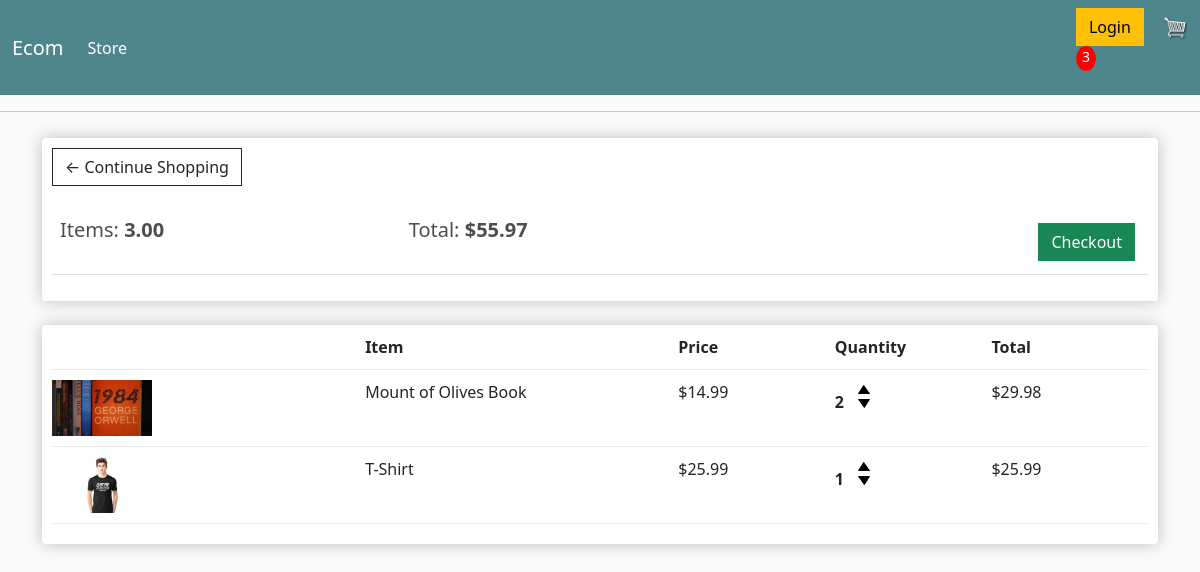
The app's page /cart/ (signed in) with its own data.
### store/models.py (models this page shows, shortened)
class Order(models.Model):
    customer = models.ForeignKey(Customer, on_delete=models.SET_NULL, null = True, blank = True)
    date_ordered = models.DateTimeField(auto_now_add = True)
    complete = models.BooleanField(default = False, null = True, blank = False)
    transaction_id = models.CharField(max_length = 100, null = True)
    @property
    def get_cart_total(self):
        orderitems = self.orderitem_set.all()
        total = sum([item.get_total for item in orderitems])
        return total
    @property
    def get_cart_items(self):
        orderitems = self.orderitem_set.all()
        total = sum([item.quantity for item in orderitems])
        return total

class OrderItem(models.Model):
    product = models.ForeignKey(Product, on_delete=models.SET_NULL, null = True, blank=True)
    order = models.ForeignKey(Order, on_delete=models.SET_NULL, null = True, blank=True)
    quantity = models.IntegerField(default = 0, null = True, blank = True)
    date_added = models.DateTimeField(auto_now_add = True)
    @property
    def get_total(self):
        total = self.product.price * self.quantity
        return total

class Product(models.Model):
    name = models.CharField(max_length = 200)
    price = models.FloatField()
    digital = models.BooleanField(default = False, null = True, blank = False)
    image = models.ImageField(null = True, blank = True)
    @property
    def imageURL(self):
        try:
            url = self.image.url
        except:
            url = ''
        return url

### store/views.py (the view)
# urls.py: path('cart/', views.cart, name="cart"),
def cart(request):
    if request.user.is_authenticated:
        customer = request.user.customer
        order, created = Order.objects.get_or_create(customer = customer, complete = False)
        items = order.orderitem_set.all()
        cartItems = order.get_cart_items
    else:
        items = []
        order = {'get_Cart_total' : 0, 'get_cart_items' : 0, 'shipping' : False}
        cartItems = order['get_cart_items']
    context = {'items' : items, 'order' : order, 'cartItems':cartItems}
    return render(request, 'store/cart.html', context)

### store/templates/store/cart.html
{% extends 'store/main.html' %}
{% block content %}
{% load static %}
<div class="row">
	<div class="col-lg-12">
		<div class="box-element">
            <a  class="btn btn-outline-dark" href="{% url 'store' %}">&#x2190; Continue Shopping</a>
	        <br>
	        <br>
	        <table class="table">
		        <tr>
			        <th><h5>Items: <strong>{{order.get_cart_items|floatformat:2}}</strong></h5></th>
			        <th><h5>Total:<strong> ${{order.get_cart_total|floatformat:2}}</strong></h5></th>
			        <th>
				        <a  style="float:right; margin:5px;" class="btn btn-success" href="{% url 'checkout' %}">Checkout</a>
			        </th>
		        </tr>
	        </table>
		</div>
		<br>
        <div class="box-element">
            <div class="cart-row">
		        <div style="flex:2"></div>
		        <div style="flex:2"><strong>Item</strong></div>
		        <div style="flex:1"><strong>Price</strong></div>
		        <div style="flex:1"><strong>Quantity</strong></div>
		        <div style="flex:1"><strong>Total</strong></div>
	        </div>
			{% for item in items %}
	        <div class="cart-row">
		        <div style="flex:2"><img class="row-image" src="{{item.product.imageURL}}"></div>
		        <div style="flex:2"><p>{{item.product.name}}</p></div>
		        <div style="flex:1"><p>${{item.product.price|floatformat:2}}</p></div>
		        <div style="flex:1">
			        <p class="quantity">{{item.quantity}}</p>
			        <div class="quantity">
				        <img data-product={{item.product.id}} data-action="add"  class="chg-quantity update-cart" src="{% static  'images/arrow-up.png' %}">
				        <img data-product={{item.product.id}} data-action="remove" class="chg-quantity update-cart" src="{% static  'images/arrow-down.png' %}">
			        </div>
		        </div>
		        <div style="flex:1"><p>${{item.get_total}}</p></div>
		    </div>
			{% endfor %}
	    </div>
    </div>
{% endblock content %}

### static/css/main.css (style rules this page uses)
body { background-color: hsl(0, 0%, 98%); }
h1,h2,h3,h4,h5,h6 { color:hsl(0, 0%, 30%); }
.box-element { box-shadow:hsl(0, 3%, 75%) 0 0 16px; background-color: #fff; border-radius: 4px; padding: 10px; }
.col-lg-4, .col-lg-6, .col-lg-8, .col-lg-12 { margin-top: 10px; }
.btn { border-radius: 0; }
.row-image { width: 100px; }
.cart-row { display: flex; align-items: flex-stretch; padding-bottom: 10px; margin-bottom: 10px; border-bottom: 1px solid #ececec; }
.quantity { display: inline-block; font-weight: 700; padding-right:10px; }
.chg-quantity { width: 12px; cursor: pointer; display: block; margin-top: 5px; transition:.1s; }

### records on screen
Order: get_cart_items "3.00", get_cart_total "55.97"
OrderItem: product.imageURL (picture), product.name "Mount of Olives Book", product.price "14.99", quantity "2", get_total "29.98"
OrderItem: product.imageURL (picture), product.name "T-Shirt", product.price "25.99", quantity "1", get_total "25.99"

### other values on screen
{{ cartItems }} "3"
